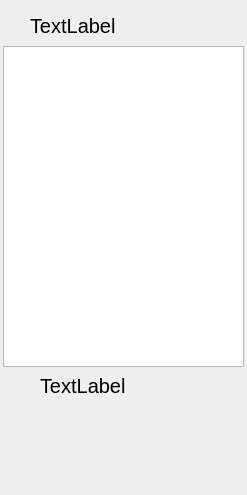
<?xml version="1.0" encoding="UTF-8"?>
<ui version="4.0">
 <class>wuziChessUI_right</class>
 <widget class="QWidget" name="wuziChessUI_right">
  <property name="geometry">
   <rect>
    <x>0</x>
    <y>0</y>
    <width>247</width>
    <height>495</height>
   </rect>
  </property>
  <property name="windowTitle">
   <string>Form</string>
  </property>
  <widget class="QTextEdit" name="textEdit">
   <property name="geometry">
    <rect>
     <x>3</x>
     <y>46</y>
     <width>241</width>
     <height>321</height>
    </rect>
   </property>
  </widget>
  <widget class="QLabel" name="label">
   <property name="geometry">
    <rect>
     <x>30</x>
     <y>10</y>
     <width>181</width>
     <height>31</height>
    </rect>
   </property>
   <property name="font">
    <font>
     <pointsize>15</pointsize>
    </font>
   </property>
   <property name="text">
    <string>TextLabel</string>
   </property>
  </widget>
  <widget class="QLabel" name="label_2">
   <property name="geometry">
    <rect>
     <x>40</x>
     <y>370</y>
     <width>181</width>
     <height>31</height>
    </rect>
   </property>
   <property name="font">
    <font>
     <pointsize>15</pointsize>
    </font>
   </property>
   <property name="text">
    <string>TextLabel</string>
   </property>
  </widget>
 </widget>
 <resources/>
 <connections/>
</ui>
